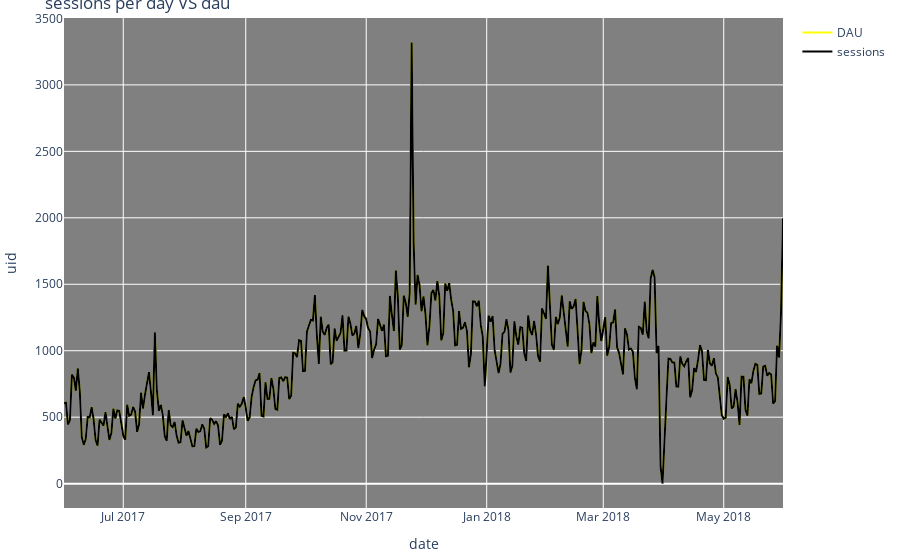

This figure's notebook cell:
### Markdown cell above
<a id="15"></a>

### Code cell
# Comparing the dynamics of total sessions per day VS dau:

fig=go.Figure()

fig = px.line(dau, title='sessions per day VS dau', x=dau['date'], y=dau['uid'])

fig.add_trace(go.Scatter(x=dau['date'], y=dau['uid'], mode='lines',\
                         name='DAU', line=dict(color='yellow', width=2)))

fig.add_trace(go.Scatter(x=dau_sess2['date'], y=dau_sess2['unique_users'],\
                         name='sessions', line=dict(color='black', width=2)))

fig.update_layout(showlegend=True, plot_bgcolor='grey', margin=dict(t=10, l=10, b=10, r=10))
fig.show()

### Figure 1 — Plotly figure (JSON) as saved in the notebook; plotly's stock layout.template omitted (floating-point values rounded to 4 significant figures; data arrays with more than 128 entries replaced by an {"elided": "..."} marker saying what was removed)
{"data": [{"hovertemplate": "date=%{x}<br>uid=%{y}<extra></extra>", "legendgroup": "", "line": {"color": "#636efa", "dash": "solid"}, "marker": {"symbol": "circle"}, "mode": "lines", "name": "", "orientation": "v", "showlegend": false, "type": "scatter", "x": {"elided": "364 str values"}, "xaxis": "x", "y": {"elided": "364 int values"}, "yaxis": "y"}, {"line": {"color": "yellow", "width": 2}, "mode": "lines", "name": "DAU", "type": "scatter", "x": {"elided": "364 str values"}, "y": {"elided": "364 int values"}}, {"line": {"color": "black", "width": 2}, "name": "sessions", "type": "scatter", "x": {"elided": "364 str values"}, "y": {"elided": "364 int values"}}], "layout": {"legend": {"tracegroupgap": 0}, "margin": {"b": 10, "l": 10, "r": 10, "t": 10}, "plot_bgcolor": "grey", "showlegend": true, "title": {"text": "sessions per day VS dau"}, "xaxis": {"anchor": "y", "domain": [0, 1], "title": {"text": "date"}}, "yaxis": {"anchor": "x", "domain": [0, 1], "title": {"text": "uid"}}}}
